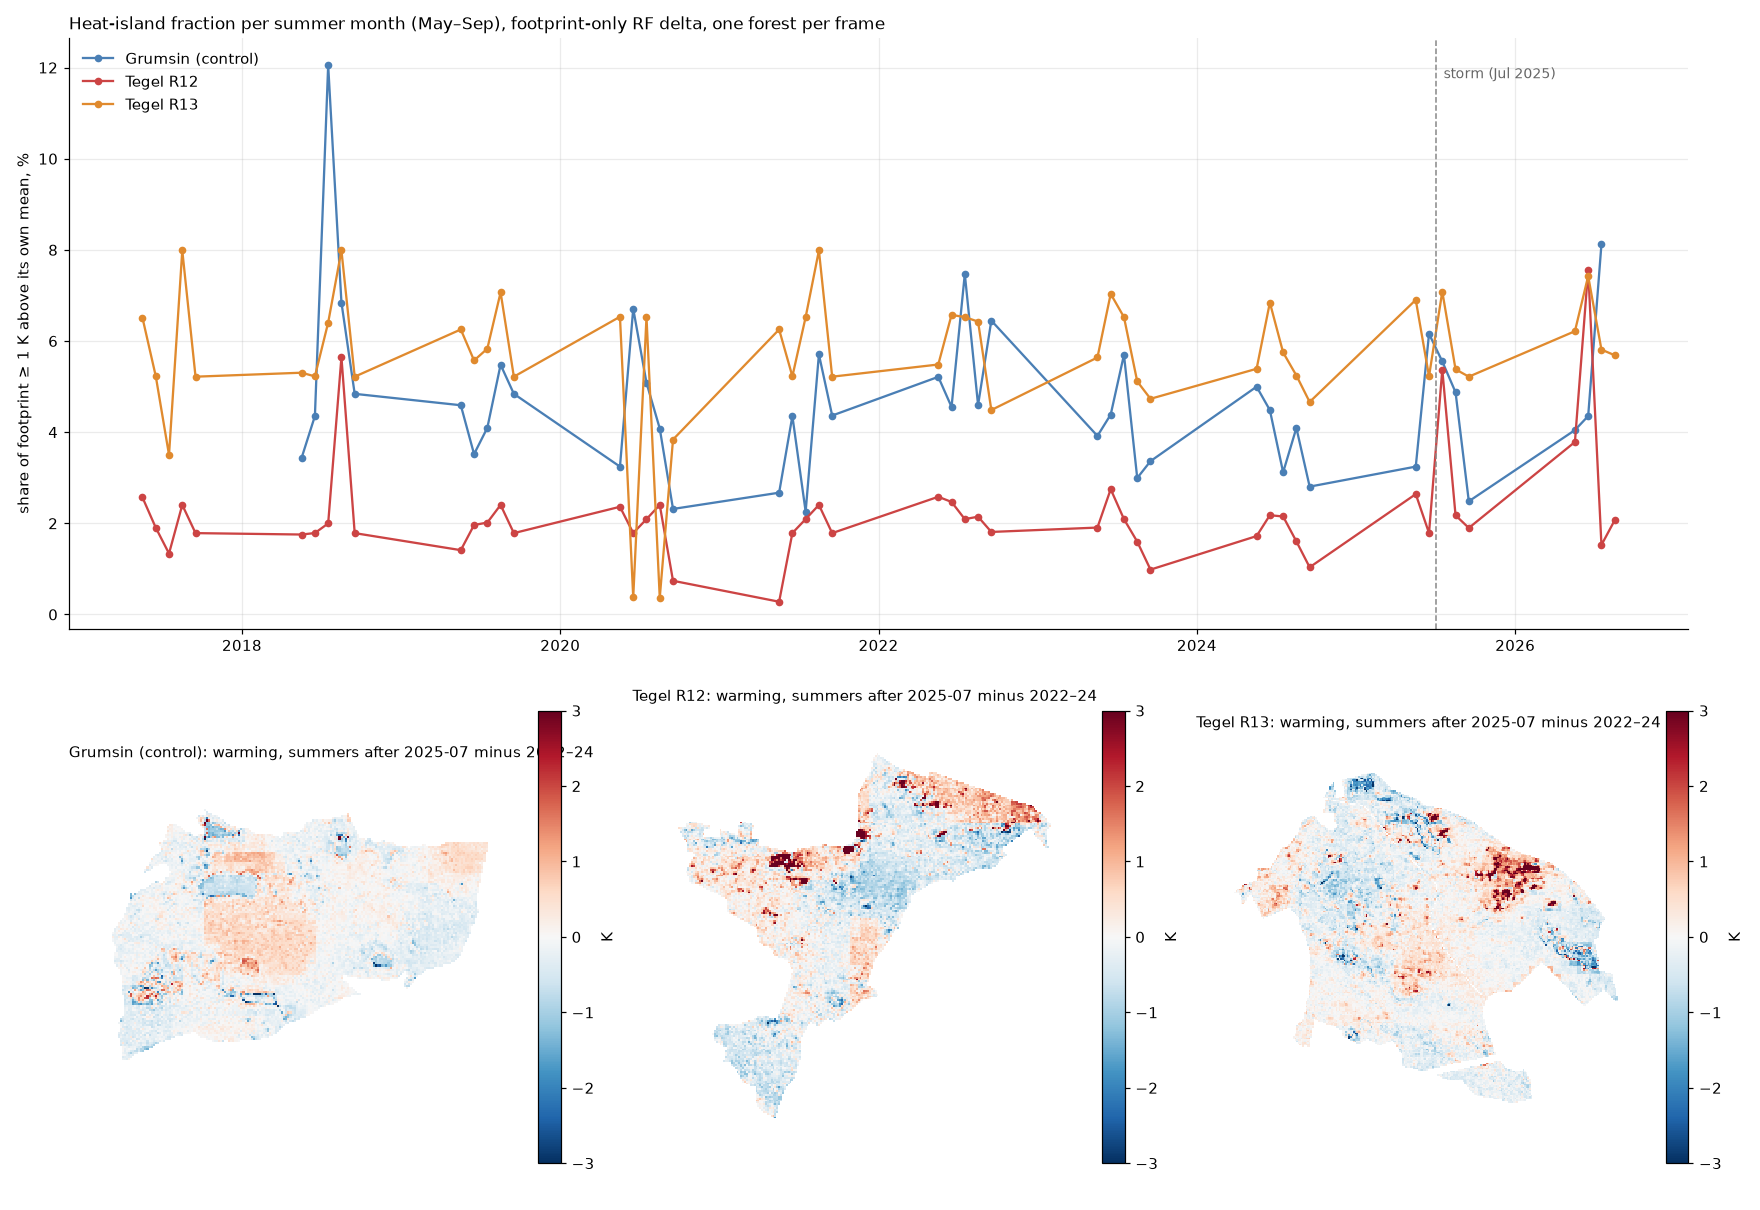

Write Python code to recreate this figure.
"""Grumsin (control) vs Tegel R12 / R13: site-neutral thermal metrics from the
footprint-only delta runs. Per summer month: heat-island fraction (share of the
footprint >= 1 K above its own mean), spatial sd of the field; and the warming
after 2025-07 relative to the 2022-24 summers, per site and per cell."""
import glob, re, sys, warnings
import numpy as np, rasterio, matplotlib
matplotlib.use("Agg")
import matplotlib.pyplot as plt
SITES = [("Grumsin (control)", sys.argv[1], "#4a7fb5"), ("Tegel R12", sys.argv[2], "#c44"), ("Tegel R13", sys.argv[3], "#e08a2e")]
OUT = sys.argv[4]
def load(pattern):
    out = {}
    for f in sorted(glob.glob(pattern)):
        m = re.search(r"(\d{4}-\d{2})\.tif$", f)
        with rasterio.open(f) as ds:
            d = ds.read(1).astype("float32"); d[d == ds.nodata] = np.nan
        out[m.group(1)] = d
    return out
def summer(lab): return int(lab[5:7]) in (5, 6, 7, 8, 9)
def mean_of(frames, keys):
    with warnings.catch_warnings():
        warnings.simplefilter("ignore"); return np.nanmean(np.stack([frames[k] for k in keys]), axis=0)
fig = plt.figure(figsize=(16, 11), facecolor="white")
gs = fig.add_gridspec(2, 3, height_ratios=[1.15, 1])
ax1 = fig.add_subplot(gs[0, :])
print(f"{'site':18s} {'summers':>8s} {'island% pre':>12s} {'island% post':>13s} {'sd pre':>7s} {'sd post':>8s} {'p90 warming':>12s} {'cells>=1K':>10s}")
for i, (name, pat, col) in enumerate(SITES):
    fr = load(pat)
    labs = [k for k in sorted(fr) if summer(k) and np.isfinite(fr[k]).sum() > 500]
    x = np.array([int(k[:4]) + (int(k[5:7]) - 0.5) / 12 for k in labs])
    island = np.array([np.nanmean(fr[k] >= 1.0) * 100 for k in labs])
    sd = np.array([np.nanstd(fr[k]) for k in labs])
    ax1.plot(x, island, marker="o", ms=4, lw=1.5, color=col, label=name)
    pre = [k for k in labs if "2022-01" <= k <= "2024-12"]; post = [k for k in labs if k >= "2025-07"]
    ipre = np.mean([np.nanmean(fr[k] >= 1.0) for k in pre]) * 100; ipost = np.mean([np.nanmean(fr[k] >= 1.0) for k in post]) * 100
    spre = np.mean([np.nanstd(fr[k]) for k in pre]); spost = np.mean([np.nanstd(fr[k]) for k in post])
    chg = mean_of(fr, post) - mean_of(fr, pre)
    ok = np.isfinite(chg)
    print(f"{name:18s} {len(labs):8d} {ipre:12.1f} {ipost:13.1f} {spre:7.2f} {spost:8.2f} {np.nanpercentile(chg[ok], 90):+12.2f} {np.mean(chg[ok] >= 1.0)*100:9.1f}%")
    ax = fig.add_subplot(gs[1, i])
    im = ax.imshow(chg, cmap="RdBu_r", vmin=-3, vmax=3, interpolation="nearest")
    ax.set_title(f"{name}: warming, summers after 2025-07 minus 2022–24", loc="left", fontsize=10)
    ax.set_xticks([]); ax.set_yticks([])
    for s in ax.spines.values(): s.set_visible(False)
    fig.colorbar(im, ax=ax, fraction=0.046, pad=0.02).set_label("K")
ax1.axvline(2025.5, color="#888", lw=1, ls="--"); ax1.text(2025.55, ax1.get_ylim()[1] * 0.95, "storm (Jul 2025)", fontsize=9, color="#666", va="top")
ax1.set_ylabel("share of footprint ≥ 1 K above its own mean, %"); ax1.set_title("Heat-island fraction per summer month (May–Sep), footprint-only RF delta, one forest per frame", loc="left", fontsize=11)
ax1.legend(frameon=False); ax1.grid(alpha=0.25)
for s in ("top", "right"): ax1.spines[s].set_visible(False)
fig.tight_layout(); fig.savefig(OUT, dpi=110); print("wrote", OUT)
